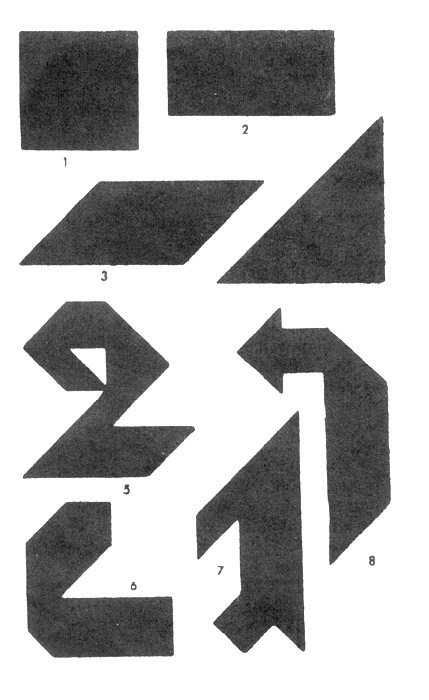
#> input picture scratch/179/tan1.jpg, 429 x 700 px; its folder holds only this picture in this run
$ python process179.py
#> lines starting #> are read from the running program, lines starting #| are printed output that depends on the picture; after the words box and inside, x2 and y2 are one past the last pixel; in counts of white or black regions, pixels touching at a corner belong together
import numpy as np
import cv2 as cv
import os
from pprint import pprint
import json

folderpath = './179/'
filelist = os.listdir(folderpath)

filelist.sort(key=lambda x: int(x[3:-4]))
res = []

for f in range(len(filelist)):

  im = cv.imread(folderpath + filelist[f])
#> im is the input picture: shape (700, 429, 3); min 0, max 255, mean 181.2
  imgray = cv.cvtColor(im, cv.COLOR_BGR2GRAY)

  ret, thresh = cv.threshold(imgray, 160, 255, 1)
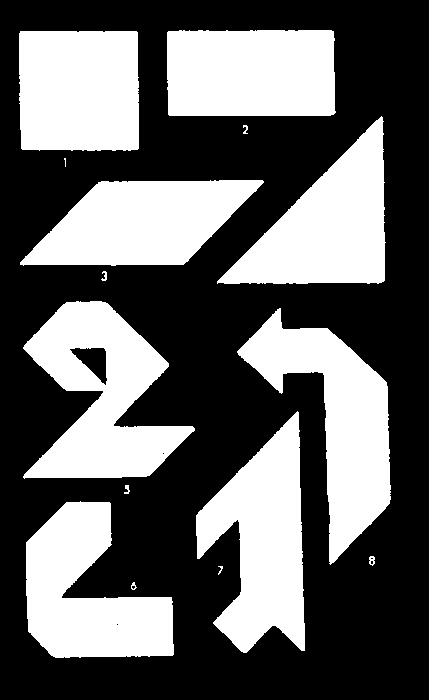
#> thresh: shape (700, 429); 39.3% white; 15 white regions (1 under 20 px), largest, box (x1, y1, x2, y2) and area: (23, 301, 195, 479) 16185, (237, 308, 391, 565) 15318, (196, 411, 305, 653) 15241
  col = cv.cvtColor(thresh, cv.COLOR_GRAY2BGR)
#> col: shape (700, 429, 3); 39.3% white; 15 white regions (1 under 20 px)

  contours, hi = cv.findContours(thresh, cv.RETR_CCOMP,
                                 cv.CHAIN_APPROX_TC89_KCOS)
#> contours = 21 contours, 9 with area under 20; largest, box (x1, y1, x2, y2) and area: (23, 301, 195, 479) 16687, (238, 308, 391, 565) 14981, (196, 411, 305, 653) 14878, (217, 116, 386, 284) 14246, (26, 501, 174, 658) 14130; hi = 21 rows, first 6: [2, -1, 1, -1], [-1, -1, -1, 0], [3, 0, -1, -1], [6, 2, 4, -1], [5, -1, -1, 3], [-1, 4, -1, 3]

  tt = 0
  for j in range(len(contours)):
    coord = np.empty([0, 2])
    cnt = contours[j]

    m00, m10, m01, *rest = cv.moments(cnt).values()

    if m00 <= 4000:
      continue

    x = cnt[:, 0, 0]
    y = cnt[:, 0, 1]
    coord = np.concatenate((coord, np.column_stack((x, y))))

    c = j
    if (c := hi[0][c][2]) != -1:
      while True:
        cnt = contours[c]
        neg_m00, neg_m10, neg_m01, *rest = cv.moments(cnt).values()

        if neg_m00 > 45:
          m00 -= neg_m00
          m10 -= neg_m10
          m01 -= neg_m01

          x = cnt[:, 0, 0]
          y = cnt[:, 0, 1]
          coord = np.concatenate((coord, np.full((1, 2), np.nan)))
          coord = np.concatenate((coord, np.column_stack((x, y))))

        if (c := hi[0][c][0]) == -1:
          break

    normalizedCoord = (coord - np.array([m10, m01]) / m00)

    xmin,ymin = np.nanmin(normalizedCoord, axis=0)
    xmax,ymax = np.nanmax(normalizedCoord, axis=0)
    normalizedCoord = normalizedCoord.tolist()
    normalizedCoord.append(m00)
    normalizedCoord.append([xmin,xmax,ymin,ymax])
    res.append(normalizedCoord)
#> this loop made 21 passes
#> (xmin, ymin, xmax, ymax) on passes 7, 10, 11, 12, 16, 19, 20, 21: (-61.05, -92.01, 85.95, 63.99), (-66.47, -130.3, 41.53, 110.7), (-98.2, -111.6, 53.8, 144.4), (-78.26, -94.89, 92.74, 82.11), (-120.8, -42.88, 121.2, 42.12), (-110.5, -110.4, 57.5, 56.59), (-59.43, -59.64, 59.57, 59.36), (-83.6, -42.72, 84.4, 42.28)
#> after the loop, res = 8 items

with open('../problemsData.js', 'w') as outfile:
  outfile.write('export const problems = ')
  json.dump(res, outfile)

$ run again, on scratch/179/tan133.jpg
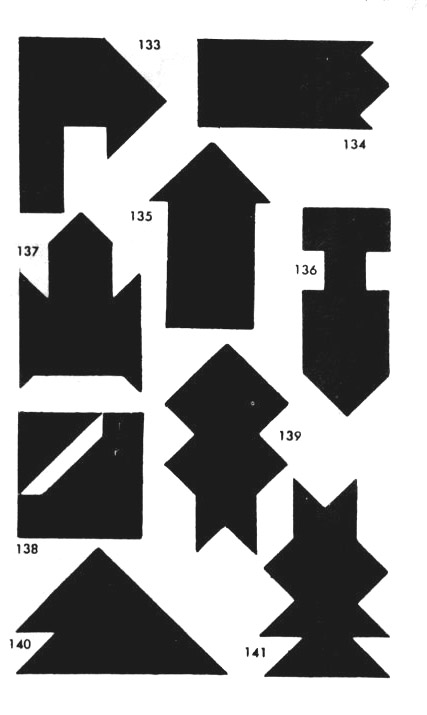
#> input picture scratch/179/tan133.jpg, 427 x 715 px
#> im is the input picture: shape (715, 427, 3); min 13, max 255, mean 154
#> `ret, thresh = cv.threshold(imgray, 160, 255, 1)`:
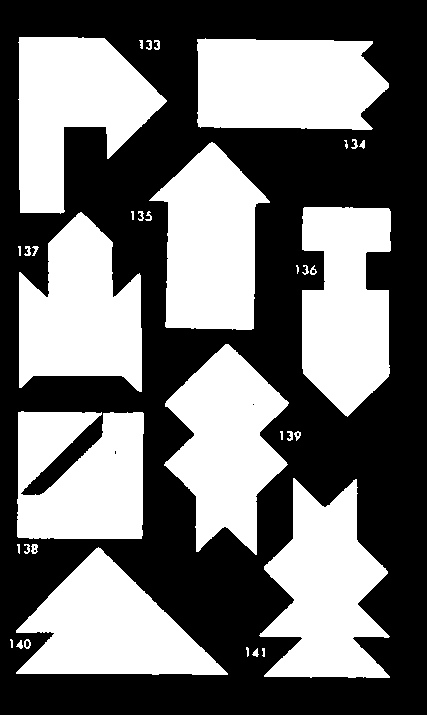
#> thresh: shape (715, 427); 44.7% white; 36 white regions (3 under 20 px), largest, box (x1, y1, x2, y2) and area: (259, 478, 390, 678) 15932, (197, 38, 389, 130) 15500, (18, 37, 167, 214) 15359
#> col: shape (715, 427, 3); 44.7% white; 36 white regions (3 under 20 px)
#> contours = 43 contours, 19 with area under 20; largest, box (x1, y1, x2, y2) and area: (259, 478, 390, 678) 15680, (197, 38, 389, 130) 15311, (18, 37, 167, 214) 15236, (164, 344, 289, 555) 14964, (19, 212, 142, 392) 14850; hi = 43 rows, first 6: [1, -1, -1, -1], [2, 0, -1, -1], [3, 1, -1, -1], [4, 2, -1, -1], [6, 3, 5, -1], [-1, -1, -1, 4]
#> the loop `for j in range(len(contours)):` made 43 passes
#> after the loop `for j in range(len(contours)):`: res = 9 items

$ run again, on scratch/179/tan142.jpg
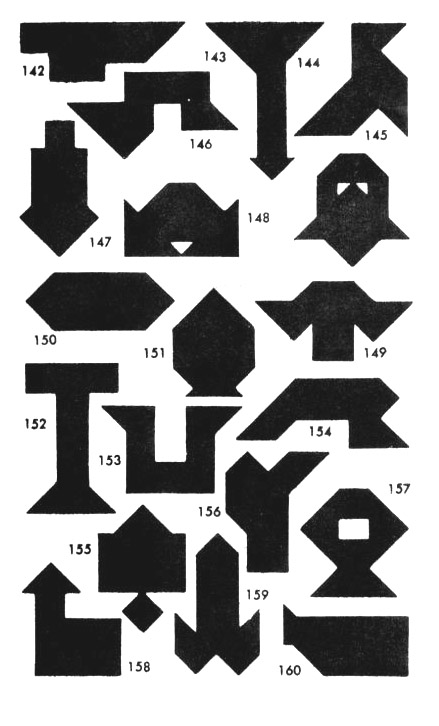
#> input picture scratch/179/tan142.jpg, 439 x 726 px
#> im is the input picture: shape (726, 439, 3); min 11, max 255, mean 162.7
#> `ret, thresh = cv.threshold(imgray, 160, 255, 1)`:
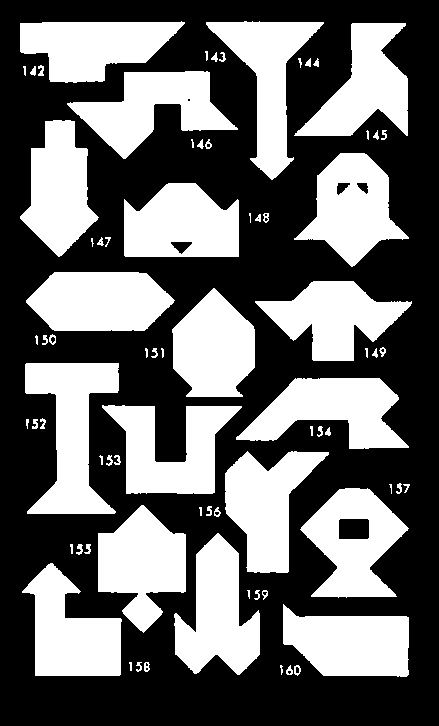
#> thresh: shape (726, 439); 41.4% white; 76 white regions (7 under 20 px), largest, box (x1, y1, x2, y2) and area: (25, 363, 119, 514) 7706, (26, 272, 175, 331) 7092, (174, 533, 260, 675) 7085
#> col: shape (726, 439, 3); 41.4% white; 76 white regions (7 under 20 px)
#> contours = 94 contours, 43 with area under 20; largest, box (x1, y1, x2, y2) and area: (25, 363, 119, 514) 7206, (300, 488, 409, 598) 7176, (174, 533, 260, 675) 6968, (26, 272, 175, 331) 6946, (98, 505, 186, 633) 6869; hi = 94 rows, first 6: [2, -1, 1, -1], [-1, -1, -1, 0], [4, 0, 3, -1], [-1, -1, -1, 2], [5, 2, -1, -1], [8, 4, 6, -1]
#> the loop `for j in range(len(contours)):` made 94 passes
#> after the loop `for j in range(len(contours)):`: res = 19 items

$ run again, on scratch/179/tan161.jpg
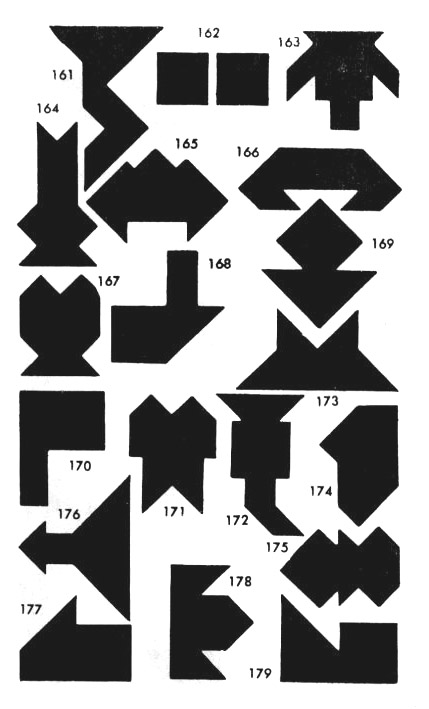
#> input picture scratch/179/tan161.jpg, 429 x 709 px
#> im is the input picture: shape (709, 429, 3); min 14, max 255, mean 157.9
#> `ret, thresh = cv.threshold(imgray, 160, 255, 1)`:
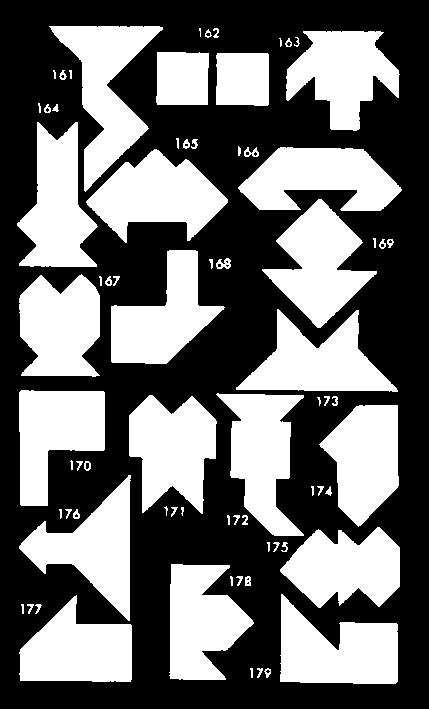
#> thresh: shape (709, 429); 43% white; 75 white regions (6 under 20 px), largest, box (x1, y1, x2, y2) and area: (49, 26, 163, 192) 7436, (86, 149, 228, 243) 7309, (129, 395, 217, 514) 7186
#> col: shape (709, 429, 3); 43% white; 75 white regions (6 under 20 px)
#> contours = 93 contours, 54 with area under 20; largest, box (x1, y1, x2, y2) and area: (49, 26, 163, 192) 7177, (86, 149, 228, 243) 7076, (262, 199, 377, 328) 7042, (280, 594, 398, 684) 6953, (129, 395, 217, 514) 6953; hi = 93 rows, first 6: [2, -1, 1, -1], [-1, -1, -1, 0], [3, 0, -1, -1], [4, 2, -1, -1], [5, 3, -1, -1], [6, 4, -1, -1]
#> the loop `for j in range(len(contours)):` made 93 passes
#> after the loop `for j in range(len(contours)):`: res = 18 items

$ run again, on scratch/179/tan106.jpg
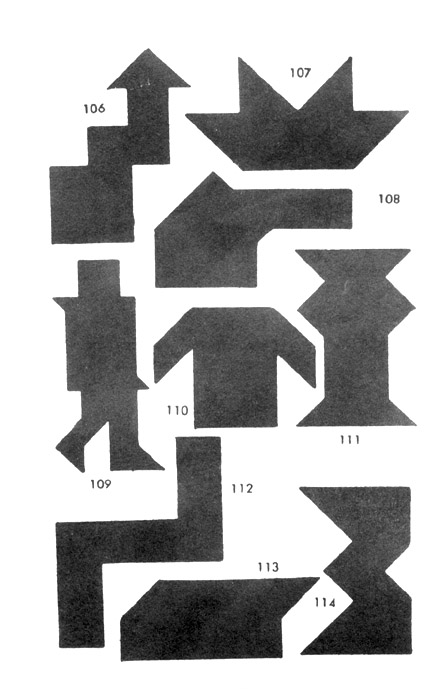
#> input picture scratch/179/tan106.jpg, 439 x 700 px
#> im is the input picture: shape (700, 439, 3); min 0, max 255, mean 181.5
#> `ret, thresh = cv.threshold(imgray, 160, 255, 1)`:
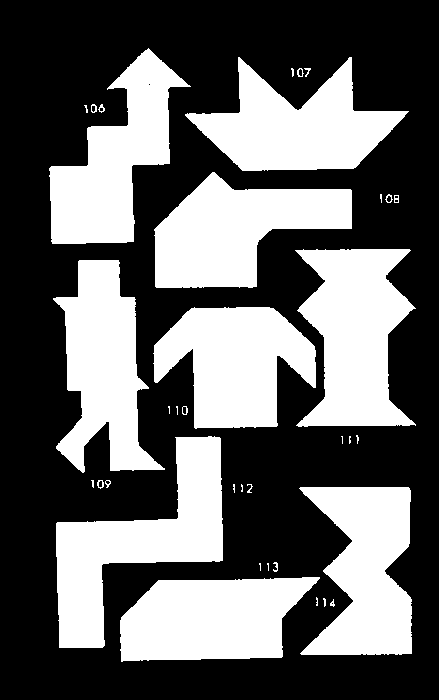
#> thresh: shape (700, 439); 39.3% white; 36 white regions (15 under 20 px), largest, box (x1, y1, x2, y2) and area: (56, 436, 223, 648) 14554, (295, 249, 416, 427) 14308, (154, 172, 352, 288) 13485
#> col: shape (700, 439, 3); 39.3% white; 36 white regions (15 under 20 px)
#> contours = 47 contours, 28 with area under 20; largest, box (x1, y1, x2, y2) and area: (56, 436, 223, 648) 14180, (295, 249, 416, 427) 13996, (154, 172, 352, 288) 13156, (153, 307, 316, 429) 13064, (120, 577, 320, 662) 12810; hi = 47 rows, first 6: [2, -1, 1, -1], [-1, -1, -1, 0], [3, 0, -1, -1], [4, 2, -1, -1], [5, 3, -1, -1], [6, 4, -1, -1]
#> the loop `for j in range(len(contours)):` made 47 passes
#> after the loop `for j in range(len(contours)):`: res = 9 items
